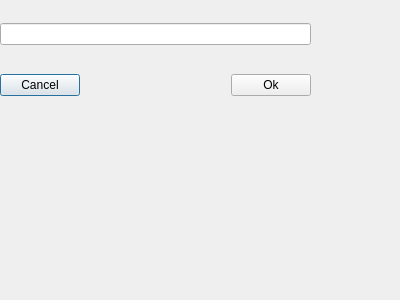
<?xml version="1.0" encoding="UTF-8"?>
<ui version="4.0">
 <class>RootDialog</class>
 <widget class="QDialog" name="RootDialog">
  <property name="geometry">
   <rect>
    <x>0</x>
    <y>0</y>
    <width>400</width>
    <height>300</height>
   </rect>
  </property>
  <property name="windowTitle">
   <string>Dialog</string>
  </property>
  <widget class="QWidget" name="">
   <property name="geometry">
    <rect>
     <x>0</x>
     <y>0</y>
     <width>311</width>
     <height>121</height>
    </rect>
   </property>
   <layout class="QGridLayout" name="gridLayout">
    <item row="0" column="0">
     <widget class="QLineEdit" name="rootEdit"/>
    </item>
    <item row="1" column="0">
     <layout class="QHBoxLayout" name="horizontalLayout">
      <item>
       <widget class="QPushButton" name="cancelButton">
        <property name="text">
         <string>Cancel</string>
        </property>
       </widget>
      </item>
      <item>
       <spacer name="horizontalSpacer">
        <property name="orientation">
         <enum>Qt::Horizontal</enum>
        </property>
        <property name="sizeHint" stdset="0">
         <size>
          <width>40</width>
          <height>20</height>
         </size>
        </property>
       </spacer>
      </item>
      <item>
       <widget class="QPushButton" name="okButton">
        <property name="text">
         <string>Ok</string>
        </property>
       </widget>
      </item>
     </layout>
    </item>
   </layout>
  </widget>
 </widget>
 <resources/>
 <connections/>
</ui>
